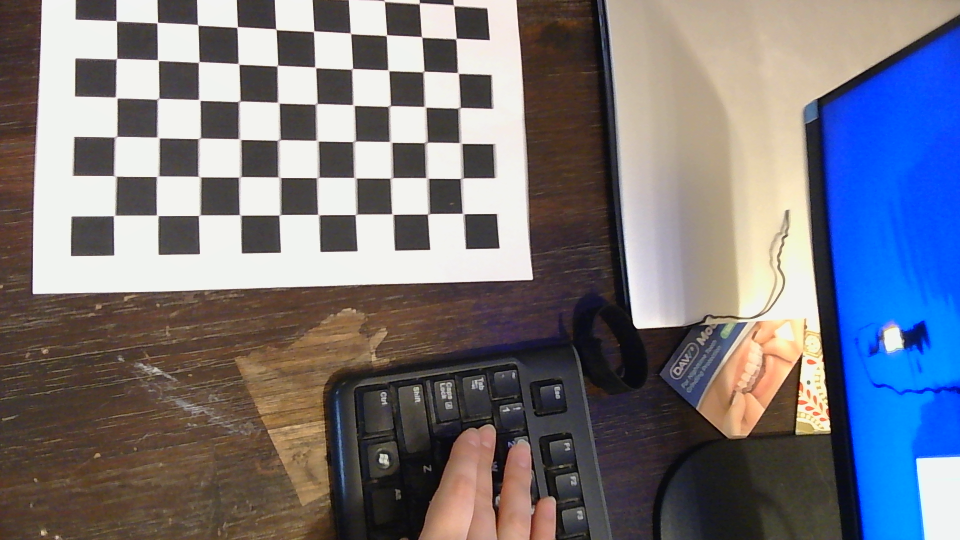
#> input picture PI_code/Functional/cameraCalibAndShapeDetection/1.png, 1920 x 1080 px (shown at 1/2 size); its folder holds 4 pictures in this run
$ python camera_calib.py
#> lines starting #> are read from the running program, lines starting #| are printed output that depends on the picture; after the words box and inside, x2 and y2 are one past the last pixel; in counts of white or black regions, pixels touching at a corner belong together
import numpy as np
import cv2
import glob

# Define the chessboard size
chessboard_size = (10, 7)  # Number of inner corners per a chessboard row and column
square_size = 0.025 # in meters

#define criteria
criteria = (cv2.TERM_CRITERIA_EPS + cv2.TERM_CRITERIA_MAX_ITER, 30, 0.001)

# Prepare object points (0,0,0), (1,0,0), ..., (8,5,0)
object_points = np.zeros((1, chessboard_size[0] * chessboard_size[1], 3), np.float32)
object_points[0, :,:2] = np.mgrid[0:chessboard_size[0], 0:chessboard_size[1]].T.reshape(-1, 2)*square_size

# Arrays to store object points and image points from all the images
obj_points = []  # 3d point in real world space
img_points = []  # 2d points in image plane

# Load calibration images
images = glob.glob('/home/sd-group50/SD_Repo/PI_code/Functional/cameraCalibAndShapeDetection/*.png')

for image in images:
    img = cv2.imread(image)
#> img is the input picture: shape (1080, 1920, 3); mean B, G, R 125.7, 117.1, 117.6
    #cv2.imshow("Image", img)
    #cv2.waitKey(2000)
    gray = cv2.cvtColor(img, cv2.COLOR_BGR2GRAY)
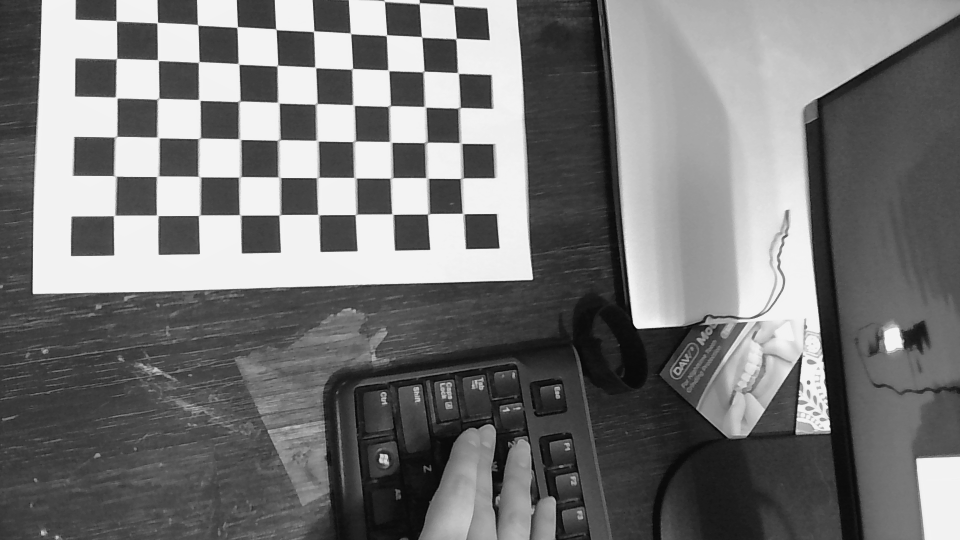
#> gray: shape (1080, 1920) (shown at 1/2 size); min 7, max 243, mean 118.2

    # Find the chessboard corners
    ret, corners = cv2.findChessboardCorners(gray, chessboard_size, cv2.CALIB_CB_ADAPTIVE_THRESH + cv2.CALIB_CB_FAST_CHECK + cv2.CALIB_CB_NORMALIZE_IMAGE)
#> ret = False; corners = None

    # If found, add object points and image points
    if ret:
        #changed from object_points
        obj_points.append(object_points)
        corners2 = cv2.cornerSubPix(gray, corners, (11,11), (-1, -1), criteria)
        img_points.append(corners2)
        #Draw and display corners
        cv2.drawChessboardCorners(img, chessboard_size, corners2,ret)
#> pass 2 of the loop `for image in images:`:
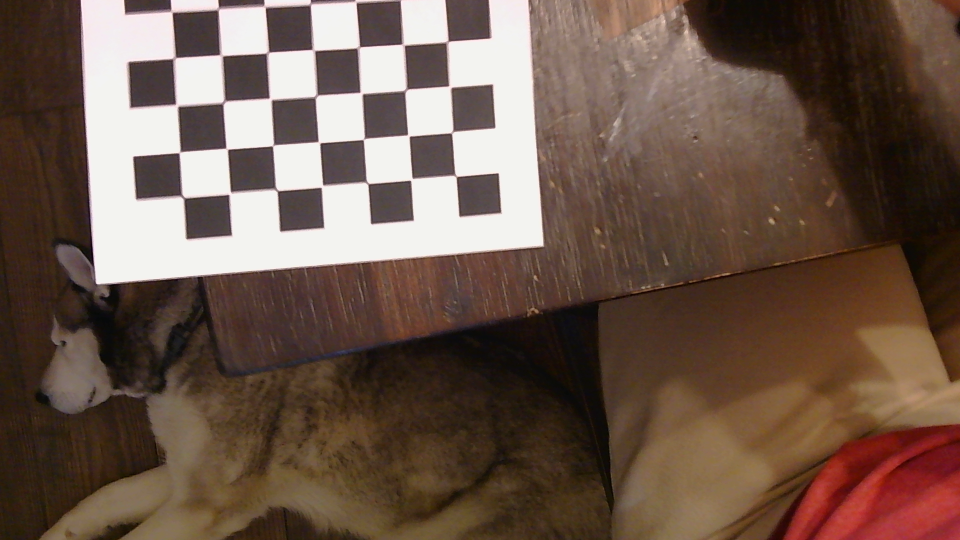
#> input picture PI_code/Functional/cameraCalibAndShapeDetection/10.png, 1920 x 1080 px (shown at 1/2 size)
#> img is the input picture: shape (1080, 1920, 3); mean B, G, R 75.4, 87.6, 108.8
#> `gray = cv2.cvtColor(img, cv2.COLOR_BGR2GRAY)`:
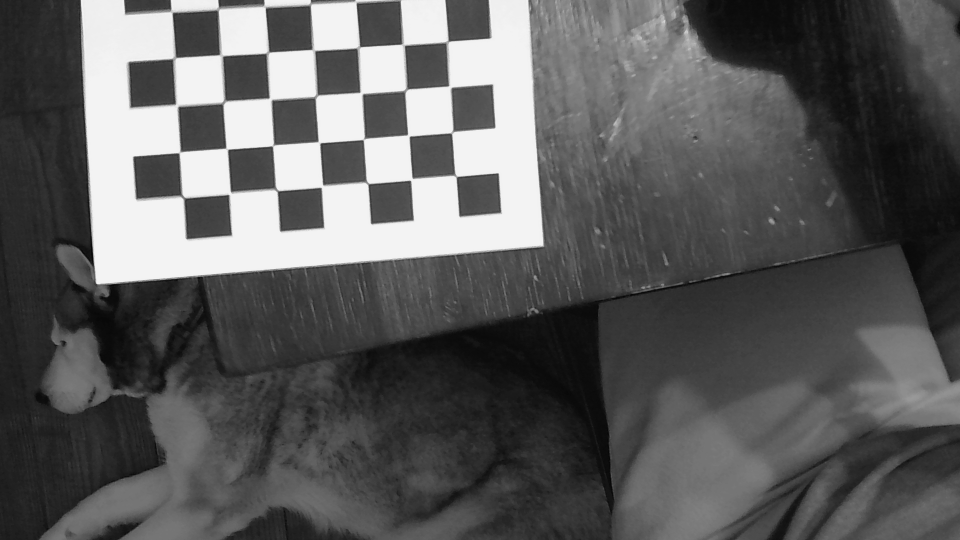
#> gray: shape (1080, 1920) (shown at 1/2 size); min 7, max 243, mean 92.5
#> pass 3 of the loop `for image in images:`:
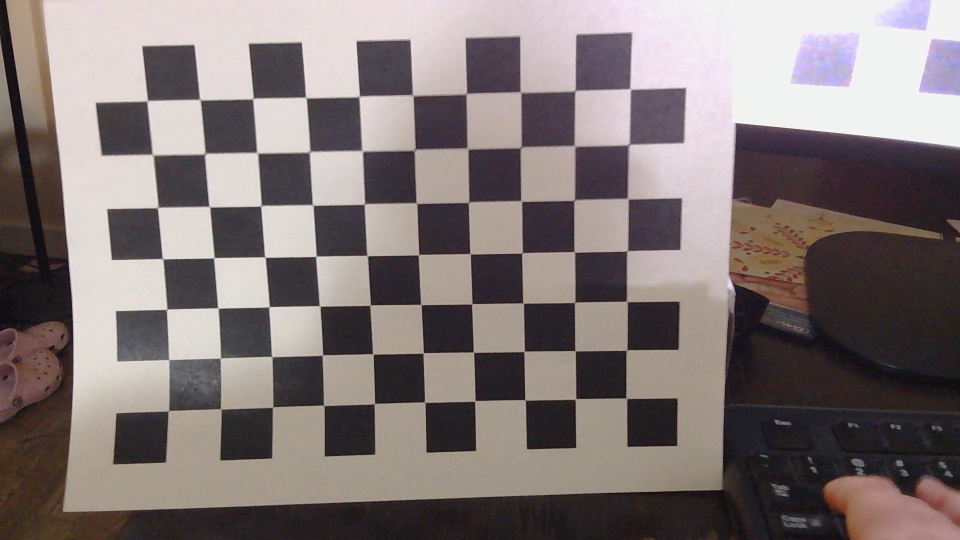
#> input picture PI_code/Functional/cameraCalibAndShapeDetection/11.png, 1920 x 1080 px (shown at 1/2 size)
#> img is the input picture: shape (1080, 1920, 3); mean B, G, R 117.9, 118.6, 129.1
#> `gray = cv2.cvtColor(img, cv2.COLOR_BGR2GRAY)`:
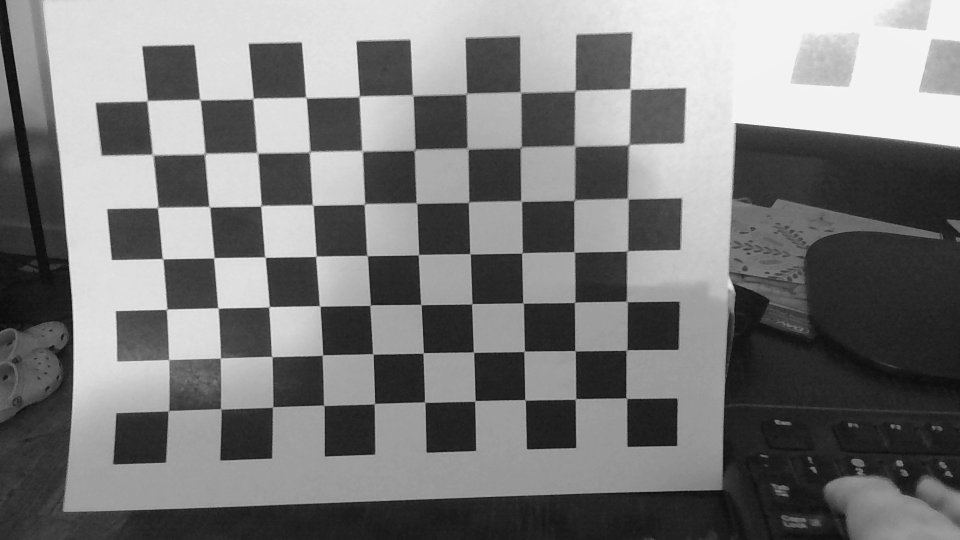
#> gray: shape (1080, 1920) (shown at 1/2 size); min 7, max 243, mean 121.6
#> ret = True; corners = 70 rows, first 8: [1253.5, 797], [1152.4, 795.5], [1051, 800], [950.5, 802.5], [850, 805], [747.6, 809.3], [648, 811], [545.5, 814.5]
#> corners2 = 70 rows, first 8: [1253.3, 796.8], [1151.6, 798.3], [1050.6, 800.2], [950.3, 802.3], [849.9, 804.7], [749.3, 807.7], [648.1, 810.8], [545.6, 814.5]
#> `cv2.drawChessboardCorners(img, chessboard_size, corners2,ret)`:
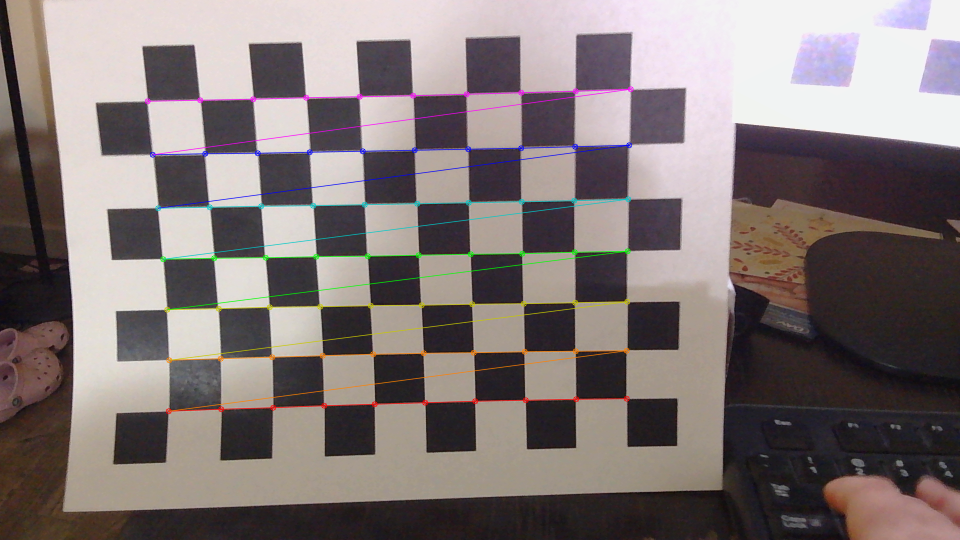
#> img: shape (1080, 1920, 3) (shown at 1/2 size); 2.02% of pixels changed, all inside (x1, y1, x2, y2) = (289, 172, 1268, 829)
#> the loop made 4 passes; the first 3 are shown
print(gray)
#> (printed output is left out)
#print("Object Points: ", object_points)

cv2.drawChessboardCorners(img, chessboard_size, corners2, ret)
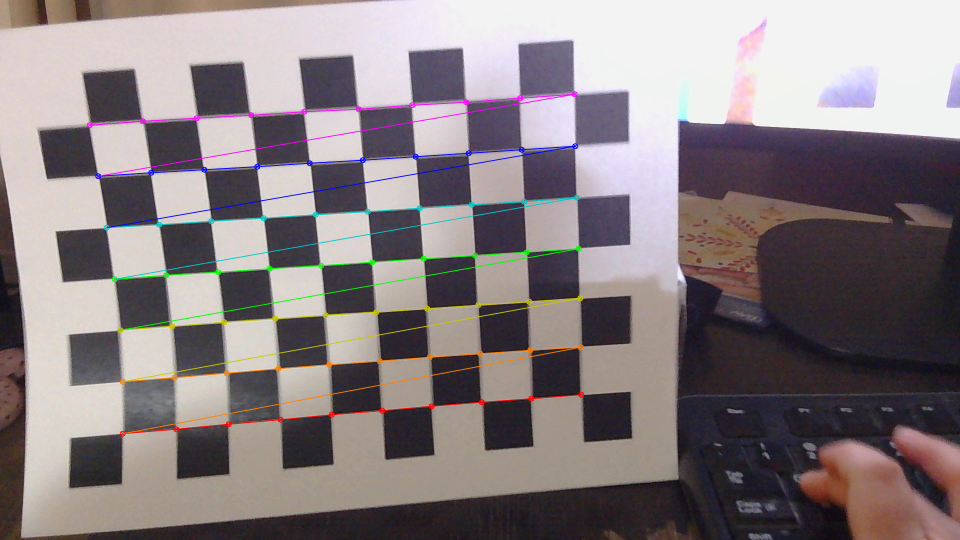
#> img: shape (1080, 1920, 3) (shown at 1/2 size); mean B, G, R 128.6, 126, 135.5
#resize image
origHeight, origWidth = img.shape[:2] #get current image dimensions
#> origHeight = 1080; origWidth = 1920
displayRescaleFactor = 1920 / origWidth
#> displayRescaleFactor = 1
img = cv2.resize(img, (0, 0), fx = displayRescaleFactor, fy = displayRescaleFactor, interpolation = cv2.INTER_AREA)

# Camera calibration
ret, camera_matrix, distortion_coeffs, rvecs, tvecs = cv2.calibrateCamera(obj_points, img_points, gray.shape[::-1], None, None)

if ret:
    np.save('camera_matrix.npy', camera_matrix)
    np.save('distortion_coeffs.npy', distortion_coeffs)
else:
    print("Calibration failed.")

# Display the camera matrix
print("Camera Matrix:")
print(camera_matrix)

# Display distortion coeffs
print("Distortion Coeffs:")
print(distortion_coeffs)

# Extract the focal length
focal_length_x = camera_matrix[0, 0]
focal_length_y = camera_matrix[1, 1]

print(f"Focal Length (x): {focal_length_x}")
print(f"Focal Length (y): {focal_length_y}")
